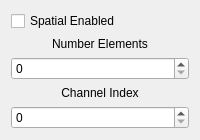
            <widget class="QWidget" name="globalSpatialTab">
             <attribute name="title">
              <string>Spatial</string>
             </attribute>
             <layout class="QVBoxLayout" name="verticalLayout_8">
              <item>
               <layout class="QVBoxLayout" name="globalSpatialVertLayout">
                <item>
                 <widget class="QCheckBox" name="globalSpatialEnabledCheckBox">
                  <property name="text">
                   <string>Spatial Enabled</string>
                  </property>
                 </widget>
                </item>
                <item>
                 <widget class="QLabel" name="spatialNumElementsLabel">
                  <property name="text">
                   <string>Number Elements</string>
                  </property>
                  <property name="alignment">
                   <set>Qt::AlignBottom|Qt::AlignHCenter</set>
                  </property>
                 </widget>
                </item>
                <item>
                 <widget class="QSpinBox" name="spatialNumElementsSpinBox">
                  <property name="maximum">
                   <number>999999999</number>
                  </property>
                 </widget>
                </item>
                <item>
                 <widget class="QLabel" name="spatialChannelIdxLabel">
                  <property name="text">
                   <string>Channel Index</string>
                  </property>
                  <property name="alignment">
                   <set>Qt::AlignBottom|Qt::AlignHCenter</set>
                  </property>
                 </widget>
                </item>
                <item>
                 <widget class="QSpinBox" name="spatialChannelIdxSpinBox">
                  <property name="maximum">
                   <number>999999999</number>
                  </property>
                 </widget>
                </item>
               </layout>
              </item>
             </layout>
            </widget>
